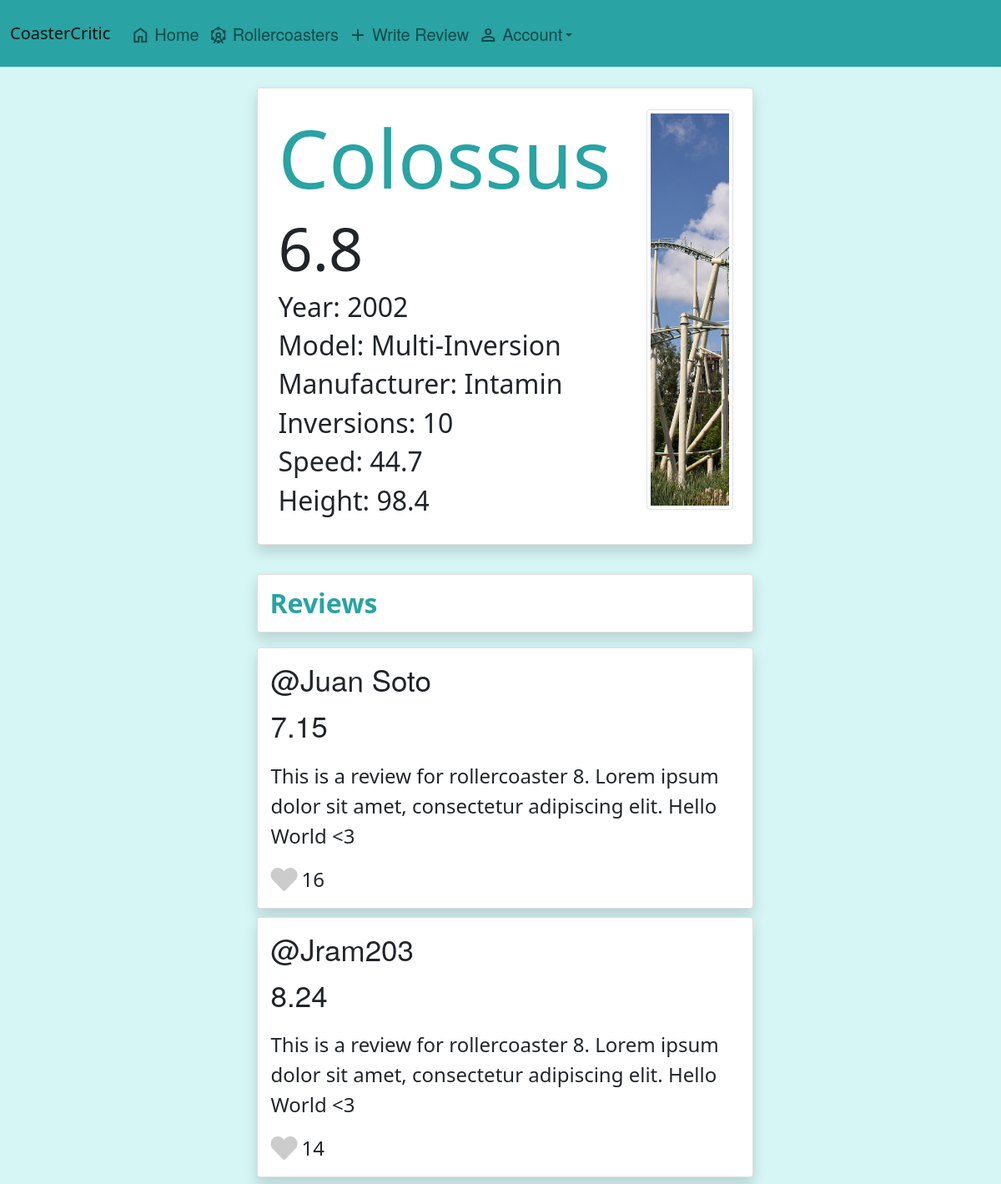
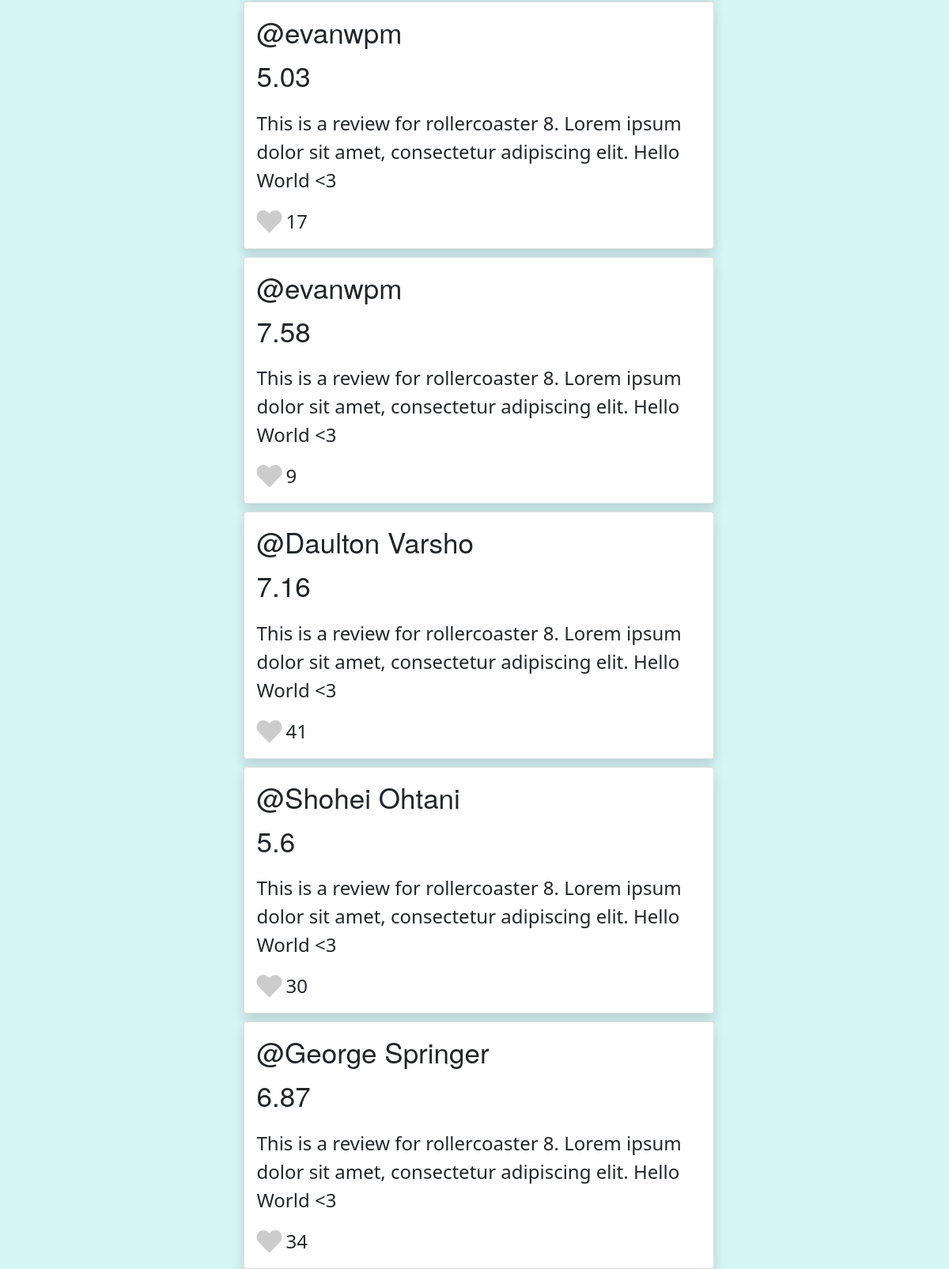
Page /rollercoaster/8 (signed in) on the committed database (2 pictures, top to bottom).
### app/models.py (models this page shows)
class Rollercoaster(db.Model):
    id = db.Column(db.Integer, primary_key=True)
    name = db.Column(db.String(100))
    year = db.Column(db.Integer)
    height = db.Column(db.Float)
    length = db.Column(db.Float)
    manufacturer = db.Column(db.String(100))
    model = db.Column(db.String(100))
    inversions = db.Column(db.Integer)
    speed = db.Column(db.Float)
    reviews = db.relationship('Review', lazy=True)

class Review(db.Model):
    id = db.Column(db.Integer, primary_key=True)
    user_id = db.Column(db.Integer, db.ForeignKey('user.id'), nullable=False)
    rollercoaster_id = db.Column(db.Integer, db.ForeignKey('rollercoaster.id'), nullable=False)
    rating = db.Column(db.Float)
    review_text = db.Column(db.String(400))
    likes = db.Column(db.Integer)
    user = db.relationship('User', backref=db.backref('user_reviews', lazy=True))
    rollercoaster = db.relationship('Rollercoaster', backref=db.backref('coaster_reviews', lazy=True))

class User(UserMixin, db.Model):
    id = db.Column(db.Integer, primary_key=True)
    password = db.Column(db.String(100))
    name = db.Column(db.String(100))
    reviews = db.relationship('Review', lazy=True, back_populates='user')

### app/main.py (the view)
@main.route('/rollercoaster/<rc_id>')
def rollercoaster_page(rc_id):
    rollercoaster = models.Rollercoaster.query.filter_by(id=rc_id).first()
    if rollercoaster:
        average_score = get_average_score(rollercoaster.id)
        reviews = rollercoaster.coaster_reviews
        return render_template('rollercoaster.html', rollercoaster=rollercoaster, average_score=average_score, reviews=reviews)
    else:
        return render_template('404.html')

### app/__init__.py (called while the page is built)
@login_manager.user_loader
def load_user(user_id):
    return User.query.get(int(user_id))

### app/db_manager.py (called while the page is built)
def get_average_score(rollercoaster_id):
        average_score = (
            db.session.query(func.avg(models.Review.rating))
            .join(models.Review.rollercoaster)
            .filter(models.Review.rollercoaster_id == rollercoaster_id)
            .first()
        )[0]
        average_score = round(average_score,2)
        return average_score

### app/templates/rollercoaster.html (shortened to what this page needs)
{% extends "base.html" %}
{% block content %}
<div class="page_container_c">
  <div class="rollercoaster_header card shadow bg-white rounded">
    <div class="rollercoaster_page_holder">
      <div style="width:100%; ">
        <h1 style="font-size: 6rem; color: #29A3A3;">{{rollercoaster.name}}</h1>
        {% if average_score > 8.5%}
        <h2 style="font-size: 4.5rem; color: #29A3A3; font-weight: bold;">{{average_score}}</h2>
        {% else %}
        <h2 style="font-size: 4.5rem;">{{average_score}}</h2>
        {% endif %}
        <div style="gap:40px" class="">
          <div>
            <h2>Year: {{rollercoaster.year}}</h2>
            <h2>Model: {{rollercoaster.model}}</h2>
            <h2>Manufacturer: {{rollercoaster.manufacturer}}</h2>
          </div>
          <div>
            <h2>Inversions: {{rollercoaster.inversions}}</h2>
            <h2>Speed: {{rollercoaster.speed}}</h2>
            <h2>Height: {{rollercoaster.height}}</h2>
          </div>
        </div>
      </div>
    </div>
    <div style="float:left; " class="rc_image_container">
      <img alt="image of {{rollercoaster.name}} rollercoaster" class="img-fluid rollercoaster_img img-thumbnail" src="/static/assets/{{ rollercoaster.id }}.jpg">
    </div>
  </div>
  <div class="review_container">
    <h2 class="title card shadow bg-white rounded" style="font-weight:bold; color: #29A3A3; padding: 15px;">
      Reviews
    </h2>
    {% for review in reviews%}
    <div class="card card-hover shadow bg-white rounded" style="width: 100%;" onclick="open_profile({{review.user.id}})">
      <div class="card-body">
          <h5 style="font-size: 35px; font-family: Walfork, Walsheim, Helvetica Neue, Helvetica, Arial, sans-serif;"
              class="card-title">@{{ review.user.name}}</h5>
          {% if review.rating > 8.5%}
          <p style="font-weight: bold; color: #29A3A3; font-size: 35px; font-family: Walfork, Walsheim, Helvetica Neue, Helvetica, Arial, sans-serif;"
              class="card-text"> {{ review.rating }}</p>
          {% else %}
          <p style="font-size: 35px; font-family: Walfork, Walsheim, Helvetica Neue, Helvetica, Arial, sans-serif;"
              class="card-text"> {{ review.rating }}</p>
          {% endif %}
          <p style="font-size: 1.5rem;" class="card-text">{{ review.review_text}}</p>
          <div style="display: flex; align-items: center; gap:5px;">
            <div style="font-size: 2rem;" id="{{review.id}}-icon" class="like-icon fa-lg" onclick="add_like(event, {{review.id}})"><i class="fas fa-heart"></i></div>
            <span style="font-size: 1.5rem;" id="{{review.id}}-likes">{{review.likes}}</span>
          </div>
      </div>
  </div>
    {% endfor %}
  </div>
</div>
{% endblock %}

### app/static/styles.css (style rules this page uses)
.page_container_c { padding-top: 10px; display: flex; align-items: center; justify-content: center; flex-direction: column; margin-left: 10px; }
.review_container { display: flex; flex-direction: column; gap: 10px; padding-top: 5px; flex-grow: 1; width: 50%; }
.rc_image_container { height: 100%; margin-right: 3.8%; margin-top:10px; }
.rollercoaster_img { width: 50rem; height: 30rem; object-fit: cover; margin-top:15px; }
.rollercoaster_page_holder { display: flex; flex-direction: row; gap: 18px; flex-grow: 1; margin: 25px; }
body { background-color: #d6f5f5; }
.like-icon { color: #ccc; cursor: pointer; }
.rollercoaster_header { display: flex; flex-direction: row; gap:18px; background-color: white; width: 50%; margin-bottom: 30px; margin-top:15px; }

### rows in the picture
Rollercoaster: name "Colossus", year "2002", model "Multi-Inversion", manufacturer "Intamin", inversions "10", speed "44.7", height "98.4"
Review: user.name "Juan Soto", rating "7.15", review_text "This is a review for rollercoaster 8. Lorem ipsum dolor sit amet, consectetur adipiscing elit. Hello World <3", likes "16"
Review: user.name "Jram203", rating "8.24", review_text "This is a review for rollercoaster 8. Lorem ipsum dolor sit amet, consectetur adipiscing elit. Hello World <3", likes "14"
Review: {{ review.user.id }} 1 (drawn), user.name "evanwpm", rating "5.03", review_text "This is a review for rollercoaster 8. Lorem ipsum dolor sit amet, consectetur adipiscing elit. Hello World <3", likes "17"
Review: {{ review.user.id }} 1 (drawn), user.name "evanwpm", rating "7.58", review_text "This is a review for rollercoaster 8. Lorem ipsum dolor sit amet, consectetur adipiscing elit. Hello World <3", likes "9"
Review: user.name "Daulton Varsho", rating "7.16", review_text "This is a review for rollercoaster 8. Lorem ipsum dolor sit amet, consectetur adipiscing elit. Hello World <3", likes "41"
Review: user.name "Shohei Ohtani", rating "5.6", review_text "This is a review for rollercoaster 8. Lorem ipsum dolor sit amet, consectetur adipiscing elit. Hello World <3", likes "30"
Review: user.name "George Springer", rating "6.87", review_text "This is a review for rollercoaster 8. Lorem ipsum dolor sit amet, consectetur adipiscing elit. Hello World <3", likes "34"

### other values in the picture
{{ average_score }} "6.8"
